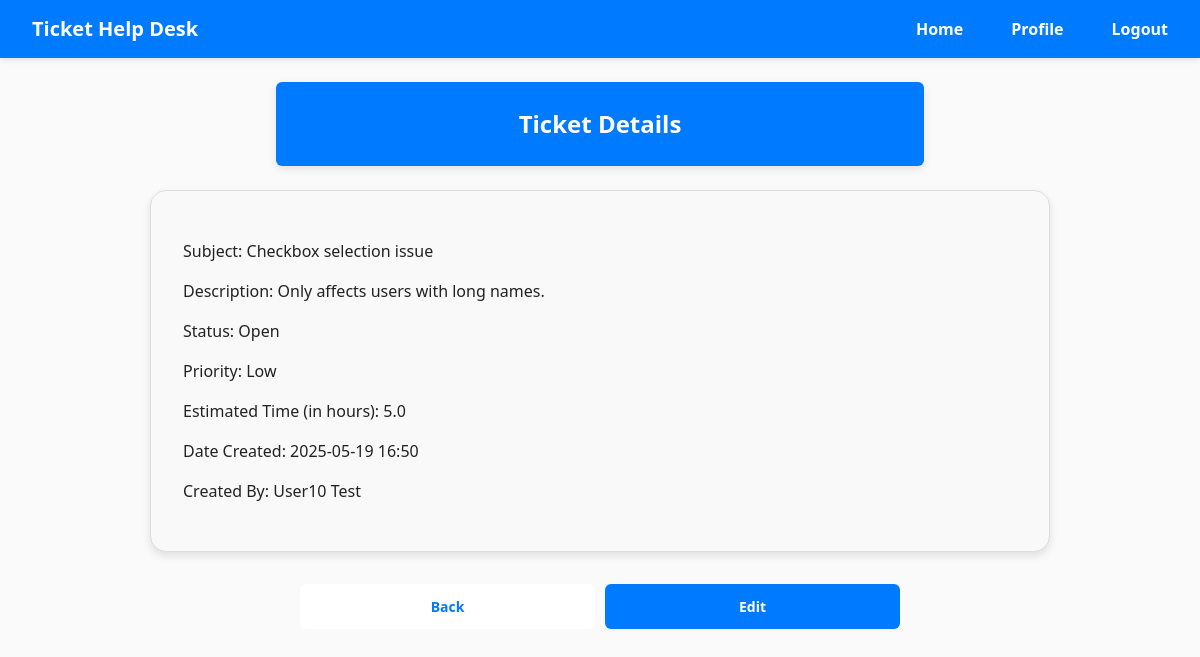
The page /ticket_details/10 (signed in) on the database its author committed.
### HelpDeskTicketingSystem/models/TicketModel.py (models this page shows)
class Ticket(db.Model):
    id = db.Column(db.Integer, primary_key=True)
    subject = db.Column(db.String(100), nullable=False)
    description = db.Column(db.Text, nullable=False)
    status = db.Column(db.String(20), nullable=False)
    priority = db.Column(db.String(20), nullable=False)
    estimated_time = db.Column(db.Float, nullable=False)
    date_created = db.Column(db.DateTime(timezone=True), default=func.current_timestamp())
    user_id = db.Column(db.Integer, db.ForeignKey('user.id'))
    user = relationship('User', backref='tickets')

### HelpDeskTicketingSystem/models/UserModel.py (models this page shows)
class User(db.Model, UserMixin):
    id = db.Column(db.Integer, primary_key=True)
    email = db.Column(db.String(150), unique=True)
    password = db.Column(db.String(150))
    forename = db.Column(db.String(150))
    surname = db.Column(db.String(150))
    account_type = db.Column(db.String(20), nullable=False)

### HelpDeskTicketingSystem/views/tickets.py (the view)
@tickets_bp.route('/ticket_details/<int:ticket_id>', methods=['GET'])
@login_required
def ticket_details(ticket_id):
    ticket = Ticket.query.filter_by(id=ticket_id).first()
    if not ticket:
        flash('Ticket not found.', category='error')
        return redirect(url_for('home.home'))
    if ticket.user_id != current_user.id and current_user.account_type != 'Administrator':
        flash('You do not have permission to view this ticket.', category='error')
        return redirect(url_for('home.home'))
    return render_template('ticket_details.html', ticket=ticket)

### HelpDeskTicketingSystem/__init__.py (called while the page is built)
def create_app():
    app = Flask(__name__)
    app.config.from_object(Config)
    db.init_app(app)
    login_manager.init_app(app)
    login_manager.login_view = 'auth.login'
    from .views.home import home_bp
    from .views.auth import auth_bp
    from .views.users import users_bp
    from .views.tickets import tickets_bp
    app.register_blueprint(home_bp, url_prefix='/')
    app.register_blueprint(auth_bp, url_prefix='/')
    app.register_blueprint(tickets_bp, url_prefix='/')
    app.register_blueprint(users_bp, url_prefix='/')
    create_database(app)
    from .models import User
    @login_manager.user_loader
    def load_user(user_id):
        return User.query.get(int(user_id))
    return app

### HelpDeskTicketingSystem/templates/ticket_details.html (shortened to what this page needs)
{% extends "base.html" %} {% block title %} Ticket Details {% endblock %} {%
block content %}
<h2>Ticket Details</h2>
<div class="entity-card entity-card--details">
  <p>Subject: {{ ticket.subject }}</p>
  <p>Description: {{ ticket.description }}</p>
  <p>Status: {{ ticket.status }}</p>
  <p>Priority: {{ ticket.priority }}</p>
  <p>Estimated Time (in hours): {{ ticket.estimated_time }}</p>
  <p>Date Created: {{ ticket.date_created.strftime('%Y-%m-%d %H:%M') }}</p>
  {% if current_user.account_type == 'Administrator' %}
  <p>Created By: {{ ticket.user.forename }} {{ ticket.user.surname }}</p>
  {% endif %}
</div>
<div class="btn-group">
  <a href="{{ url_for('home.home') }}" class="btn btn-secondary">Back</a>
  <a
    href="{{ url_for('tickets.edit_ticket', ticket_id=ticket.id) }}"
    class="btn btn-primary"
    >Edit</a
  >
</div>
{% endblock %}

### HelpDeskTicketingSystem/static/main.css (style rules this page uses)
body { margin: 0; padding: 0; font-family: "Segoe UI", sans-serif; font-size: 16px; line-height: 1.5; color: #222; background-color: #fafafa; }
h2 { background: #fff; padding: 24px; border-radius: 6px; box-shadow: 0 3px 8px rgba(0, 0, 0, 0.1); max-width: 600px; margin: 0 auto; text-align: center; margin-bottom: 24px; background-color: #007bff; color: #fff; }
a { color: #007bff; text-decoration: none; }
p { color: #222; text-decoration: none; font-weight: 300; }
.entity-card { background: #fff; border: 1px solid #ddd; border-radius: 8px; box-shadow: 0 3px 6px rgba(0, 0, 0, 0.08); padding: 16px; margin-bottom: 16px; }
.entity-card--details { background-color: #f9f9f9; padding: 2rem; border-radius: 1rem; box-shadow: 0 4px 8px rgba(0, 0, 0, 0.1); margin-bottom: 2rem; }
.btn-group { max-width: 600px; margin: 0 auto 24px; display: flex; gap: 10px; }
.btn-group a.btn, .btn-group form button.btn { flex: 1; }
.btn-group .btn { width: 100%; padding: 12px; font-size: 14px; font-weight: 700; border: none; border-radius: 6px; cursor: pointer; text-align: center; }
.btn-group .btn.btn-primary { background-color: #007bff; color: #fff; }
.btn-group .btn.btn-secondary { background-color: #fff; color: #007bff; }

### rows shown on the page
Ticket: subject "Checkbox selection issue", description "Only affects users with long names.", status "Open", priority "Low", estimated_time "5.0", date_created "2025-05-19 16:50"
User: user.forename "User10", user.surname "Test"
